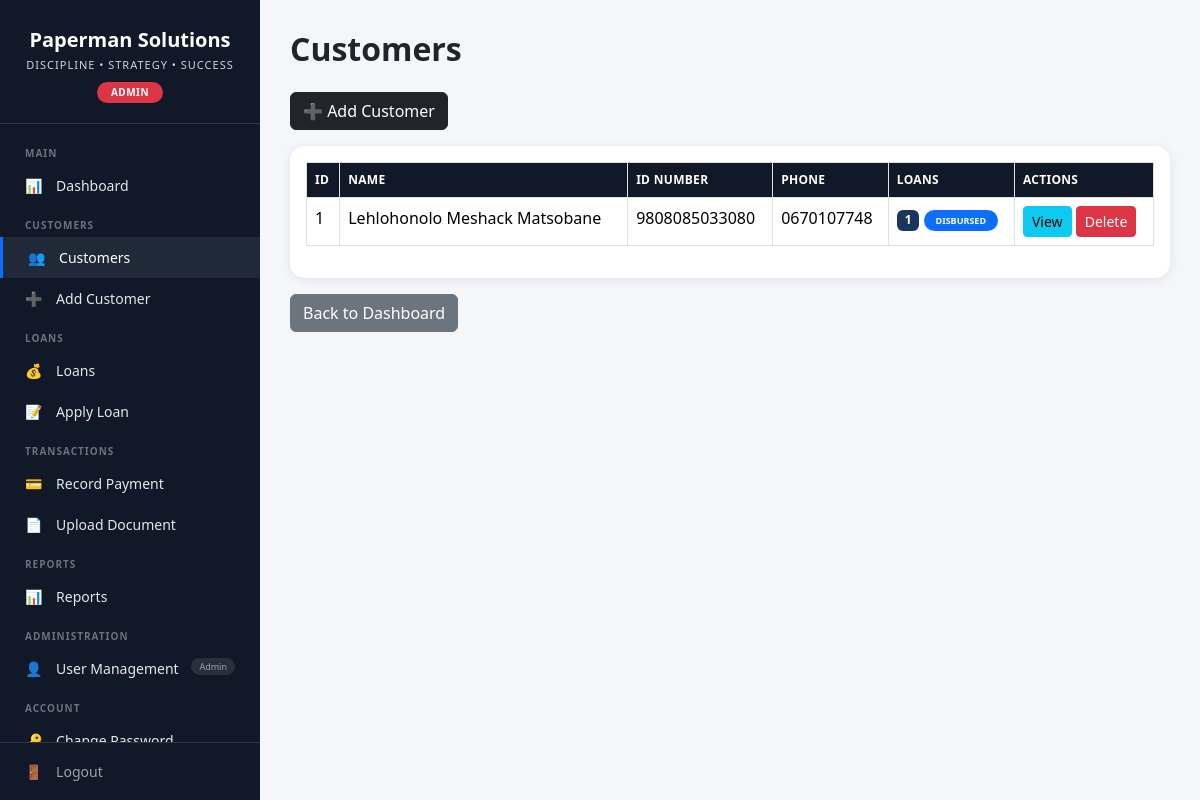
Page /customers/ (signed in) on the committed database.
### app/models/user.py (models this page shows)
class User(Base):
    __tablename__ = "users"
    id = Column(Integer, primary_key=True, index=True)
    username = Column(String(50), unique=True, nullable=False)
    hashed_password = Column(String(200), nullable=False)
    full_name = Column(String(100))
    role = Column(String(20), default="loan_officer")  # admin, manager, loan_officer
    is_active = Column(Boolean, default=True)
    created_at = Column(DateTime(timezone=True), server_default=func.now())
    updated_at = Column(DateTime(timezone=True), onupdate=func.now())

### app/models/customer.py (models this page shows)
class Customer(Base):
    __tablename__ = "customers"
    id = Column(Integer, primary_key=True, index=True)
    first_name = Column(String(100), nullable=False)
    last_name = Column(String(100), nullable=False)
    id_number = Column(String(50), unique=True, nullable=False, index=True)
    phone = Column(String(20), nullable=False)
    email = Column(String(100), nullable=True)
    address = Column(String(200), nullable=True)
    employer = Column(String(100), nullable=True)
    monthly_income = Column(Float, default=0.0)
    is_blacklisted = Column(Boolean, default=False)
    created_at = Column(DateTime(timezone=True), server_default=func.now())
    updated_at = Column(DateTime(timezone=True), onupdate=func.now())
    loans = relationship("Loan", back_populates="customer", cascade="all, delete-orphan")
    documents = relationship("Document", back_populates="customer", cascade="all, delete-orphan")

### app/routers/customers.py (the view)
@router.get("/", response_class=HTMLResponse)
def list_customers(
    request: Request,
    db: Session = Depends(get_db),
    current_user: User = Depends(get_current_user)
):
    customers = db.query(Customer).all()
    customer_data = []
    for customer in customers:
        loans = db.query(Loan).filter(Loan.customer_id == customer.id).all()
        has_approved = any(l.status == "APPROVED" for l in loans)
        has_disbursed = any(l.status == "DISBURSED" for l in loans)
        has_completed = any(l.status == "COMPLETED" for l in loans)
        has_pending = any(l.status == "PENDING" for l in loans)
        has_rejected = any(l.status == "REJECTED" for l in loans)
        has_defaulted = any(l.status == "DEFAULTED" for l in loans)
        customer_data.append({
            "customer": customer,
            "has_approved": has_approved,
            "has_disbursed": has_disbursed,
            "has_completed": has_completed,
            "has_pending": has_pending,
            "has_rejected": has_rejected,
            "has_defaulted": has_defaulted,
            "loan_count": len(loans)
        })
    return templates.TemplateResponse("customers/list.html", {
        "request": request,
        "customer_data": customer_data,
        "user": current_user
    })

### app/templates/customers/list.html (shortened to what this page needs)
{% extends "base.html" %}
{% block content %}
<h2 class="top-title mb-4">Customers</h2>
<a href="/customers/add" class="btn btn-dark mb-3">➕ Add Customer</a>
<div class="card section-card">
    <div class="card-body">
        <div class="table-responsive">
            <table class="table table-bordered">
                <thead>
                    <tr>
                        <th>ID</th>
                        <th>Name</th>
                        <th>ID Number</th>
                        <th>Phone</th>
                        <th>Loans</th>
                        <th>Actions</th>
                    </tr>
                </thead>
                <tbody>
                    {% for data in customer_data %}
                    <tr>
                        <td>{{ data.customer.id }}</td>
                        <td>{{ data.customer.first_name }} {{ data.customer.last_name }}</td>
                        <td>{{ data.customer.id_number }}</td>
                        <td>{{ data.customer.phone }}</td>
                        <td>
                            <span class="badge" style="background:#1a365d; color:white;">
                                {{ data.loan_count }}
                            </span>
                            {% if data.has_disbursed %}
                            <span class="badge-disbursed" style="font-size:9px;">DISBURSED</span>
                            {% endif %}
                        </td>
                        <td>
                            <a href="/customers/{{ data.customer.id }}" class="btn btn-sm btn-info">View</a>
                            {% if user.role == 'admin' %}
                                <form action="/customers/{{ data.customer.id }}/delete" method="post" style="display:inline;"
                                      onsubmit="return confirm('Are you sure you want to delete this customer and all their loans? This action cannot be undone!');">
                                    <button class="btn btn-sm btn-danger">Delete</button>
                                </form>
                            {% endif %}
                        </td>
                    </tr>
                    {% else %}
                    <tr>
                        <td colspan="6" class="text-center text-muted">No customers found.</td>
                    </tr>
                    {% endfor %}
                </tbody>
            </table>
        </div>
    </div>
</div>
<a href="/dashboard" class="btn btn-secondary mt-3">Back to Dashboard</a>
{% endblock %}

### app/templates/base.html (shortened to what this page needs)
<!DOCTYPE html>
<html lang="en">
<head>
    <link href="https://cdn.jsdelivr.net/npm/bootstrap@5.3.3/dist/css/bootstrap.min.css" rel="stylesheet">
</head>
<body>
<div class="sidebar">
    <div class="sidebar-logo">
        <div class="company-name">Paperman Solutions</div>
        <div class="company-tagline">DISCIPLINE • STRATEGY • SUCCESS</div>
        {% if user %}
        <span class="user-role-badge {{ user.role }}">
            {{ user.role|replace('_', ' ')|upper }}
        </span>
        {% endif %}
    </div>
    <div class="sidebar-menu">
        <div class="menu-section">Main</div>
        <a href="/dashboard" class="{% if request.url.path == '/dashboard' %}active{% endif %}">
            <span class="icon">📊</span> Dashboard
        </a>
        <div class="menu-section">Customers</div>
        <a href="/customers/" class="{% if '/customers' in request.url.path and '/add' not in request.url.path %}active{% endif %}">
            <span class="icon">👥</span> Customers
        </a>
        <a href="/customers/add" class="{% if '/customers/add' in request.url.path %}active{% endif %}">
            <span class="icon">➕</span> Add Customer
        </a>
        <div class="menu-section">Loans</div>
        <a href="/loans/" class="{% if '/loans' in request.url.path and '/apply' not in request.url.path %}active{% endif %}">
            <span class="icon">💰</span> Loans
        </a>
        <a href="/loans/apply" class="{% if '/loans/apply' in request.url.path %}active{% endif %}">
            <span class="icon">📝</span> Apply Loan
        </a>
        <div class="menu-section">Transactions</div>
        <a href="/payments/record" class="{% if '/payments' in request.url.path %}active{% endif %}">
            <span class="icon">💳</span> Record Payment
        </a>
        <a href="/documents/upload" class="{% if '/documents' in request.url.path and '/upload' in request.url.path %}active{% endif %}">
            <span class="icon">📄</span> Upload Document
        </a>
        <div class="menu-section">Reports</div>
        <a href="/reports/" class="{% if '/reports' in request.url.path %}active{% endif %}">
            <span class="icon">📊</span> Reports
        </a>
        {% if user.role == 'admin' %}
        <div class="menu-section">Administration</div>
        <a href="/users/" class="{% if '/users' in request.url.path %}active{% endif %}">
            <span class="icon">👤</span> User Management
            <span class="badge-role">Admin</span>
        </a>
        {% endif %}
        <div class="menu-section">Account</div>
        <a href="/users/change-password" class="{% if '/users/change-password' in request.url.path %}active{% endif %}">
            <span class="icon">🔑</span> Change Password
        </a>
    </div>
    <div class="sidebar-footer">
        <a href="/auth/logout">
            <span class="icon">🚪</span> Logout
        </a>
    </div>
</div>
<div class="main-content">
    {% block content %}{% endblock %}
</div>
</body>
</html>

### app/templates/base.html (style rules this page uses)
* { margin: 0; padding: 0; box-sizing: border-box; }
body { background: #f4f6f9; font-family: 'Segoe UI', Tahoma, Geneva, Verdana, sans-serif; min-height: 100vh; }
.sidebar { width: 260px; height: 100vh; background: #111827; color: white; position: fixed; left: 0; top: 0; display: flex; flex-direction: column; overflow: hidden; }
.sidebar-logo { text-align: center; padding: 25px 15px 20px; border-bottom: 1px solid #2d3748; flex-shrink: 0; }
.company-name { font-size: 20px; font-weight: bold; color: white; }
.company-tagline { font-size: 11px; color: #cbd5e1; letter-spacing: 1px; margin-top: 2px; }
.user-role-badge { display: inline-block; padding: 3px 14px; border-radius: 12px; font-size: 10px; font-weight: 600; letter-spacing: 0.5px; text-transform: uppercase; margin-top: 8px; }
.user-role-badge.admin { background: #dc3545; color: white; }
.sidebar-menu { flex: 1; overflow-y: auto; padding: 10px 0; }
.sidebar-menu .menu-section { font-size: 10px; color: #6b7280; text-transform: uppercase; letter-spacing: 1px; padding: 12px 25px 4px; font-weight: 600; }
.sidebar-menu a { display: block; color: #e5e7eb; text-decoration: none; padding: 10px 25px; transition: 0.3s; font-size: 14px; }
.sidebar-menu a.active { background: #1f2937; color: white; border-left: 3px solid #0d6efd; }
.sidebar-menu a .icon { margin-right: 10px; }
.sidebar-menu a .badge-role { float: right; font-size: 9px; background: rgba(255, 255, 255, 0.1); padding: 2px 8px; border-radius: 10px; color: #9ca3af; }
.sidebar-footer { border-top: 1px solid #2d3748; padding: 8px 0; flex-shrink: 0; background: #111827; }
.sidebar-footer a { display: block; color: #9ca3af; text-decoration: none; padding: 10px 25px; transition: 0.3s; font-size: 14px; }
.sidebar-footer a .icon { margin-right: 10px; }
.main-content { margin-left: 260px; padding: 30px; min-height: 100vh; }
.section-card { border: none; border-radius: 15px; box-shadow: 0 2px 12px rgba(0, 0, 0, 0.08); }
.table th { background: #111827; color: white; font-weight: 600; font-size: 12px; text-transform: uppercase; letter-spacing: 0.3px; }
.top-title { font-weight: 700; }
.badge-disbursed { background: #0d6efd; color: white; padding: 4px 12px; border-radius: 20px; font-size: 11px; font-weight: 600; }

### rows in the picture
User: role "ADMIN"
Customer: customer.id "1", customer.first_name "Lehlohonolo Meshack", customer.last_name "Matsobane", customer.id_number "9808085033080", customer.phone "0670107748"

### other values in the picture
{{ data.loan_count }} "1"
